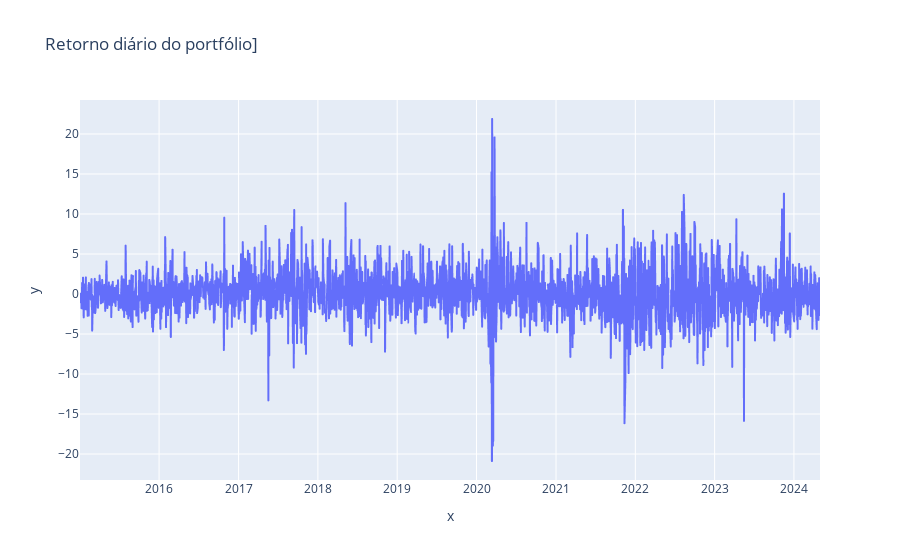

This figure's notebook cell:
### Markdown cell above
VISUALIZAÇÃO DOS DADOS

### Code cell
figura = px.line(x = datas, y = dataset['taxa retorno'], title = 'Retorno diário do portfólio]')
figura.show()

### Figure 1 — Plotly figure (JSON) as saved in the notebook; plotly's stock layout.template omitted (floating-point values rounded to 4 significant figures; data arrays with more than 128 entries replaced by an {"elided": "..."} marker saying what was removed)
{"data": [{"hovertemplate": "x=%{x}<br>y=%{y}<extra></extra>", "legendgroup": "", "line": {"color": "#636efa", "dash": "solid"}, "marker": {"symbol": "circle"}, "mode": "lines", "name": "", "showlegend": false, "type": "scattergl", "x": {"elided": "2292 str values"}, "xaxis": "x", "y": {"elided": "2292 float values"}, "yaxis": "y"}], "layout": {"legend": {"tracegroupgap": 0}, "title": {"text": "Retorno diário do portfólio]"}, "xaxis": {"anchor": "y", "domain": [0, 1], "title": {"text": "x"}}, "yaxis": {"anchor": "x", "domain": [0, 1], "title": {"text": "y"}}}}
